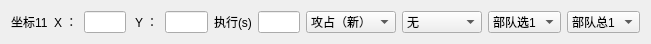
   <widget class="QWidget" name="horizontalLayoutWidget_10">
    <property name="geometry">
     <rect>
      <x>0</x>
      <y>440</y>
      <width>651</width>
      <height>41</height>
     </rect>
    </property>
    <layout class="QHBoxLayout" name="horizontalLayout_13">
     <item>
      <widget class="QLabel" name="label_34">
       <property name="text">
        <string>坐标11</string>
       </property>
      </widget>
     </item>
     <item>
      <widget class="QLabel" name="label_35">
       <property name="text">
        <string>X ：</string>
       </property>
      </widget>
     </item>
     <item>
      <widget class="QLineEdit" name="et_pos_x_11"/>
     </item>
     <item>
      <widget class="QLabel" name="label_36">
       <property name="text">
        <string> Y ：</string>
       </property>
      </widget>
     </item>
     <item>
      <widget class="QLineEdit" name="et_pos_y_11"/>
     </item>
     <item>
      <widget class="QLabel" name="label_72">
       <property name="text">
        <string>执行(s)</string>
       </property>
      </widget>
     </item>
     <item>
      <widget class="QLineEdit" name="et_delay_11"/>
     </item>
     <item>
      <widget class="QComboBox" name="cbb11">
       <property name="minimumSize">
        <size>
         <width>90</width>
         <height>0</height>
        </size>
       </property>
       <item>
        <property name="text">
         <string>攻占（新）</string>
        </property>
       </item>
       <item>
        <property name="text">
         <string>行军（新）</string>
        </property>
       </item>
       <item>
        <property name="text">
         <string>行军（敌）</string>
        </property>
       </item>
       <item>
        <property name="text">
         <string>攻占（敌）</string>
        </property>
       </item>
       <item>
        <property name="text">
         <string>行军（已）</string>
        </property>
       </item>
       <item>
        <property name="text">
         <string>驻守（己）</string>
        </property>
       </item>
       <item>
        <property name="text">
         <string>扫荡（已）</string>
        </property>
       </item>
       <item>
        <property name="text">
         <string>屯田（已）</string>
        </property>
       </item>
       <item>
        <property name="text">
         <string>驻守（营）</string>
        </property>
       </item>
       <item>
        <property name="text">
         <string>调动（营）</string>
        </property>
       </item>
       <item>
        <property name="text">
         <string>调动（盟）</string>
        </property>
       </item>
       <item>
        <property name="text">
         <string>驻守（盟）</string>
        </property>
       </item>
       <item>
        <property name="text">
         <string>回城</string>
        </property>
       </item>
      </widget>
     </item>
     <item>
      <widget class="QComboBox" name="cb_qk11">
       <property name="minimumSize">
        <size>
         <width>80</width>
         <height>0</height>
        </size>
       </property>
       <item>
        <property name="text">
         <string>无</string>
        </property>
       </item>
       <item>
        <property name="text">
         <string>快速分兵1</string>
        </property>
       </item>
       <item>
        <property name="text">
         <string>快速分兵2</string>
        </property>
       </item>
       <item>
        <property name="text">
         <string>快速分兵3</string>
        </property>
       </item>
       <item>
        <property name="text">
         <string>快速分兵4</string>
        </property>
       </item>
       <item>
        <property name="text">
         <string>快速分兵5</string>
        </property>
       </item>
      </widget>
     </item>
     <item>
      <widget class="QComboBox" name="cb_select_11">
       <item>
        <property name="text">
         <string>部队选1</string>
        </property>
       </item>
       <item>
        <property name="text">
         <string>部队选2</string>
        </property>
       </item>
       <item>
        <property name="text">
         <string>部队选3</string>
        </property>
       </item>
       <item>
        <property name="text">
         <string>部队选4</string>
        </property>
       </item>
       <item>
        <property name="text">
         <string>部队选5</string>
        </property>
       </item>
      </widget>
     </item>
     <item>
      <widget class="QComboBox" name="cb_sum_11">
       <item>
        <property name="text">
         <string>部队总1</string>
        </property>
       </item>
       <item>
        <property name="text">
         <string>部队总2</string>
        </property>
       </item>
       <item>
        <property name="text">
         <string>部队总3</string>
        </property>
       </item>
       <item>
        <property name="text">
         <string>部队总4</string>
        </property>
       </item>
       <item>
        <property name="text">
         <string>部队总5</string>
        </property>
       </item>
      </widget>
     </item>
    </layout>
   </widget>
